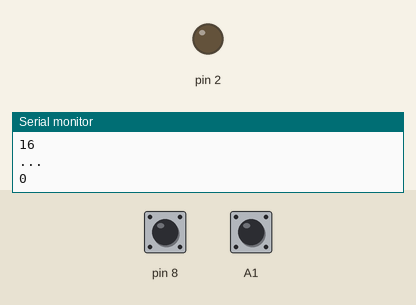
Bench run of a sketch on a simulated Arduino Uno, built with avr-gcc and run on an emulated ATmega328P. Parts: output pins drawn as LEDs (lit = HIGH), the last lines printed to the serial monitor. The test bench sets the inputs (shaded band); at power-on: pin 8 HIGH, A1 HIGH.

Above: at 1.2 s.
1.3 s: pin 8 pulled LOW for 0.15 s
At 2.5 s:
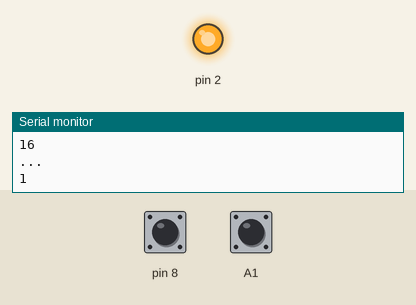
2.9 s: A1 pulled LOW for 0.15 s
At 3.6 s:
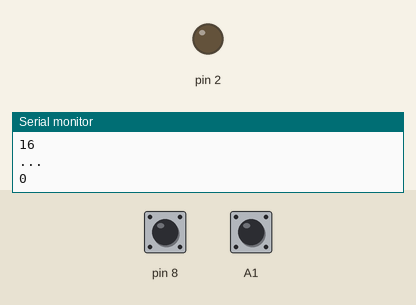
4.5 s: pin 8 pulled LOW for 1 s
At 5.3 s:
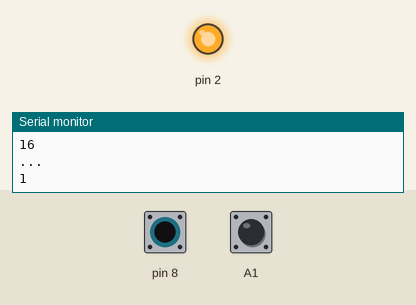
Timing chart, 0 to 7.5 s (numbered marks = the images above; inputs shaded):
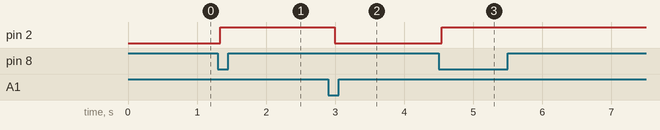

The sketch:

HDSA_2capsensors_w_toggle.ino
```cpp
#include <CapacitiveSensor.h>

CapacitiveSensor   cs_9_8 = CapacitiveSensor(9,8); // 2.7M resistor between pins 9 & 8, pin 8 is sensor pin, add a wire and or foil
CapacitiveSensor   cs_A0_A1 = CapacitiveSensor(A0,A1); // 2.7M resistor between pins 0 & 1, pin 8 is sensor pin, add a wire and or foil
int toggle = 0;

void setup()
{
   cs_9_8.set_CS_AutocaL_Millis(0xFFFFFFFF);// turn off autocalibrate on channel 1 - just as an example
   cs_A0_A1.set_CS_AutocaL_Millis(0xFFFFFFFF);// turn off autocalibrate on channel 1 - just as an example
   Serial.begin(115200);
   pinMode(2,OUTPUT);
}

void loop()
{
 long sensor1 =  cs_9_8.capacitiveSensor(50);
 long sensor2 =  cs_A0_A1.capacitiveSensor(50);

if(sensor1 >= 800){
    toggle = 1;
  }

if(sensor2 >= 800){
    toggle = 0;
  }

    Serial.println(sensor1);  // print sensor output
    Serial.println(sensor2);  // print sensor output
    Serial.println("...");  // print sensor output
    Serial.println(toggle);  // print sensor output

   if(toggle == 1)
   {
    digitalWrite(2,HIGH);
   }
   else{
    digitalWrite(2,LOW);
   }
   delay(100);
}
```

Measured:
- after the input at 1.3 s, pin 2: LOW → HIGH at once
- after the input at 2.9 s, pin 2: HIGH → LOW after 0.09 s
- after the input at 4.5 s, pin 2: LOW → HIGH at once
